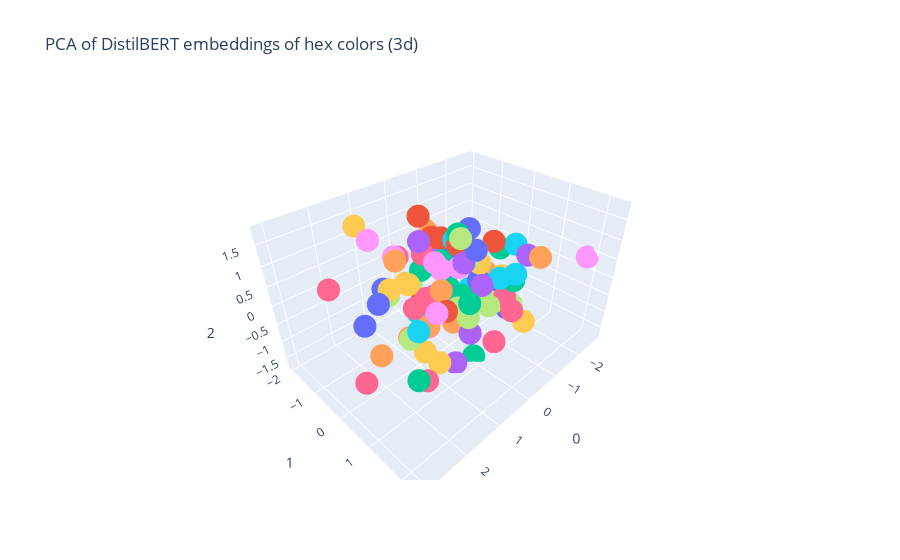

Notebook code cell kept with this figure:
### Code cell
# plot 3d results with plotly
fig = px.scatter_3d(
    hex_pca3d, x=0, y=1, z=2, color=hex_colors,
    labels={'color': 'hex color'},
    title='PCA of DistilBERT embeddings of hex colors (3d)'
)

# hide legend
fig.update_layout(showlegend=False)
fig.show()

### Figure 1 — Plotly figure (JSON) as saved in the notebook; plotly's stock layout.template omitted (floating-point values rounded to 4 significant figures)
{"data": [{"hovertemplate": "hex color=#016B75<br>0=%{x}<br>1=%{y}<br>2=%{z}<extra></extra>", "legendgroup": "#016B75", "marker": {"color": "#636efa", "symbol": "circle"}, "mode": "markers", "name": "#016B75", "scene": "scene", "showlegend": true, "type": "scatter3d", "x": [-1.174], "y": [0.7906], "z": [-0.8414]}, {"hovertemplate": "hex color=#319C04<br>0=%{x}<br>1=%{y}<br>2=%{z}<extra></extra>", "legendgroup": "#319C04", "marker": {"color": "#EF553B", "symbol": "circle"}, "mode": "markers", "name": "#319C04", "scene": "scene", "showlegend": true, "type": "scatter3d", "x": [-0.213], "y": [0.03214], "z": [0.999]}, {"hovertemplate": "hex color=#4D1630<br>0=%{x}<br>1=%{y}<br>2=%{z}<extra></extra>", "legendgroup": "#4D1630", "marker": {"color": "#00cc96", "symbol": "circle"}, "mode": "markers", "name": "#4D1630", "scene": "scene", "showlegend": true, "type": "scatter3d", "x": [-0.3333], "y": [-0.6192], "z": [0.2614]}, {"hovertemplate": "hex color=#A1BF45<br>0=%{x}<br>1=%{y}<br>2=%{z}<extra></extra>", "legendgroup": "#A1BF45", "marker": {"color": "#ab63fa", "symbol": "circle"}, "mode": "markers", "name": "#A1BF45", "scene": "scene", "showlegend": true, "type": "scatter3d", "x": [-0.3462], "y": [-1.041], "z": [0.5747]}, {"hovertemplate": "hex color=#B75DC2<br>0=%{x}<br>1=%{y}<br>2=%{z}<extra></extra>", "legendgroup": "#B75DC2", "marker": {"color": "#FFA15A", "symbol": "circle"}, "mode": "markers", "name": "#B75DC2", "scene": "scene", "showlegend": true, "type": "scatter3d", "x": [0.2982], "y": [0.03812], "z": [0.03028]}, {"hovertemplate": "hex color=#9FB278<br>0=%{x}<br>1=%{y}<br>2=%{z}<extra></extra>", "legendgroup": "#9FB278", "marker": {"color": "#19d3f3", "symbol": "circle"}, "mode": "markers", "name": "#9FB278", "scene": "scene", "showlegend": true, "type": "scatter3d", "x": [-0.9708], "y": [-0.4139], "z": [0.414]}, {"hovertemplate": "hex color=#B1A35F<br>0=%{x}<br>1=%{y}<br>2=%{z}<extra></extra>", "legendgroup": "#B1A35F", "marker": {"color": "#FF6692", "symbol": "circle"}, "mode": "markers", "name": "#B1A35F", "scene": "scene", "showlegend": true, "type": "scatter3d", "x": [0.5533], "y": [-0.6273], "z": [-0.692]}, {"hovertemplate": "hex color=#17FCA4<br>0=%{x}<br>1=%{y}<br>2=%{z}<extra></extra>", "legendgroup": "#17FCA4", "marker": {"color": "#B6E880", "symbol": "circle"}, "mode": "markers", "name": "#17FCA4", "scene": "scene", "showlegend": true, "type": "scatter3d", "x": [0.752], "y": [-1.338], "z": [-0.582]}, {"hovertemplate": "hex color=#C1EA3F<br>0=%{x}<br>1=%{y}<br>2=%{z}<extra></extra>", "legendgroup": "#C1EA3F", "marker": {"color": "#FF97FF", "symbol": "circle"}, "mode": "markers", "name": "#C1EA3F", "scene": "scene", "showlegend": true, "type": "scatter3d", "x": [1.446], "y": [-0.9214], "z": [1.384]}, {"hovertemplate": "hex color=#5B76FD<br>0=%{x}<br>1=%{y}<br>2=%{z}<extra></extra>", "legendgroup": "#5B76FD", "marker": {"color": "#FECB52", "symbol": "circle"}, "mode": "markers", "name": "#5B76FD", "scene": "scene", "showlegend": true, "type": "scatter3d", "x": [1.097], "y": [0.3354], "z": [-1.105]}, {"hovertemplate": "hex color=#AEB607<br>0=%{x}<br>1=%{y}<br>2=%{z}<extra></extra>", "legendgroup": "#AEB607", "marker": {"color": "#636efa", "symbol": "circle"}, "mode": "markers", "name": "#AEB607", "scene": "scene", "showlegend": true, "type": "scatter3d", "x": [-0.3299], "y": [0.4798], "z": [0.9954]}, {"hovertemplate": "hex color=#B71F50<br>0=%{x}<br>1=%{y}<br>2=%{z}<extra></extra>", "legendgroup": "#B71F50", "marker": {"color": "#EF553B", "symbol": "circle"}, "mode": "markers", "name": "#B71F50", "scene": "scene", "showlegend": true, "type": "scatter3d", "x": [0.8654], "y": [0.7801], "z": [0.1657]}, {"hovertemplate": "hex color=#AFD624<br>0=%{x}<br>1=%{y}<br>2=%{z}<extra></extra>", "legendgroup": "#AFD624", "marker": {"color": "#00cc96", "symbol": "circle"}, "mode": "markers", "name": "#AFD624", "scene": "scene", "showlegend": true, "type": "scatter3d", "x": [-0.1738], "y": [0.0771], "z": [1.298]}, {"hovertemplate": "hex color=#CEA521<br>0=%{x}<br>1=%{y}<br>2=%{z}<extra></extra>", "legendgroup": "#CEA521", "marker": {"color": "#ab63fa", "symbol": "circle"}, "mode": "markers", "name": "#CEA521", "scene": "scene", "showlegend": true, "type": "scatter3d", "x": [-0.05086], "y": [0.3899], "z": [0.7612]}, {"hovertemplate": "hex color=#C64073<br>0=%{x}<br>1=%{y}<br>2=%{z}<extra></extra>", "legendgroup": "#C64073", "marker": {"color": "#FFA15A", "symbol": "circle"}, "mode": "markers", "name": "#C64073", "scene": "scene", "showlegend": true, "type": "scatter3d", "x": [0.09269], "y": [2.352], "z": [1.8]}, {"hovertemplate": "hex color=#01C59A<br>0=%{x}<br>1=%{y}<br>2=%{z}<extra></extra>", "legendgroup": "#01C59A", "marker": {"color": "#19d3f3", "symbol": "circle"}, "mode": "markers", "name": "#01C59A", "scene": "scene", "showlegend": true, "type": "scatter3d", "x": [-0.7382], "y": [-0.06424], "z": [-0.4759]}, {"hovertemplate": "hex color=#B847A6<br>0=%{x}<br>1=%{y}<br>2=%{z}<extra></extra>", "legendgroup": "#B847A6", "marker": {"color": "#FF6692", "symbol": "circle"}, "mode": "markers", "name": "#B847A6", "scene": "scene", "showlegend": true, "type": "scatter3d", "x": [0.3399], "y": [1.656], "z": [-0.4413]}, {"hovertemplate": "hex color=#AFE746<br>0=%{x}<br>1=%{y}<br>2=%{z}<extra></extra>", "legendgroup": "#AFE746", "marker": {"color": "#B6E880", "symbol": "circle"}, "mode": "markers", "name": "#AFE746", "scene": "scene", "showlegend": true, "type": "scatter3d", "x": [-0.03077], "y": [0.3007], "z": [1.327]}, {"hovertemplate": "hex color=#6DFE18<br>0=%{x}<br>1=%{y}<br>2=%{z}<extra></extra>", "legendgroup": "#6DFE18", "marker": {"color": "#FF97FF", "symbol": "circle"}, "mode": "markers", "name": "#6DFE18", "scene": "scene", "showlegend": true, "type": "scatter3d", "x": [0.1391], "y": [-1.841], "z": [0.04367]}, {"hovertemplate": "hex color=#DAF20C<br>0=%{x}<br>1=%{y}<br>2=%{z}<extra></extra>", "legendgroup": "#DAF20C", "marker": {"color": "#FECB52", "symbol": "circle"}, "mode": "markers", "name": "#DAF20C", "scene": "scene", "showlegend": true, "type": "scatter3d", "x": [1.331], "y": [-1.548], "z": [1.438]}, {"hovertemplate": "hex color=#819DBC<br>0=%{x}<br>1=%{y}<br>2=%{z}<extra></extra>", "legendgroup": "#819DBC", "marker": {"color": "#636efa", "symbol": "circle"}, "mode": "markers", "name": "#819DBC", "scene": "scene", "showlegend": true, "type": "scatter3d", "x": [-0.9728], "y": [0.02877], "z": [-0.295]}, {"hovertemplate": "hex color=#209E63<br>0=%{x}<br>1=%{y}<br>2=%{z}<extra></extra>", "legendgroup": "#209E63", "marker": {"color": "#EF553B", "symbol": "circle"}, "mode": "markers", "name": "#209E63", "scene": "scene", "showlegend": true, "type": "scatter3d", "x": [-1.167], "y": [-0.02884], "z": [-0.3795]}, {"hovertemplate": "hex color=#958DEB<br>0=%{x}<br>1=%{y}<br>2=%{z}<extra></extra>", "legendgroup": "#958DEB", "marker": {"color": "#00cc96", "symbol": "circle"}, "mode": "markers", "name": "#958DEB", "scene": "scene", "showlegend": true, "type": "scatter3d", "x": [-0.3063], "y": [-0.3483], "z": [-0.3625]}, {"hovertemplate": "hex color=#A05248<br>0=%{x}<br>1=%{y}<br>2=%{z}<extra></extra>", "legendgroup": "#A05248", "marker": {"color": "#ab63fa", "symbol": "circle"}, "mode": "markers", "name": "#A05248", "scene": "scene", "showlegend": true, "type": "scatter3d", "x": [-1.024], "y": [1.333], "z": [0.9431]}, {"hovertemplate": "hex color=#60FC17<br>0=%{x}<br>1=%{y}<br>2=%{z}<extra></extra>", "legendgroup": "#60FC17", "marker": {"color": "#FFA15A", "symbol": "circle"}, "mode": "markers", "name": "#60FC17", "scene": "scene", "showlegend": true, "type": "scatter3d", "x": [-1.102], "y": [-1.988], "z": [0.2596]}, {"hovertemplate": "hex color=#219E8A<br>0=%{x}<br>1=%{y}<br>2=%{z}<extra></extra>", "legendgroup": "#219E8A", "marker": {"color": "#19d3f3", "symbol": "circle"}, "mode": "markers", "name": "#219E8A", "scene": "scene", "showlegend": true, "type": "scatter3d", "x": [-0.176], "y": [-0.3774], "z": [-0.5681]}, {"hovertemplate": "hex color=#F9B6A3<br>0=%{x}<br>1=%{y}<br>2=%{z}<extra></extra>", "legendgroup": "#F9B6A3", "marker": {"color": "#FF6692", "symbol": "circle"}, "mode": "markers", "name": "#F9B6A3", "scene": "scene", "showlegend": true, "type": "scatter3d", "x": [1.864], "y": [1.253], "z": [-0.7707]}, {"hovertemplate": "hex color=#7D296F<br>0=%{x}<br>1=%{y}<br>2=%{z}<extra></extra>", "legendgroup": "#7D296F", "marker": {"color": "#B6E880", "symbol": "circle"}, "mode": "markers", "name": "#7D296F", "scene": "scene", "showlegend": true, "type": "scatter3d", "x": [-0.05713], "y": [0.2072], "z": [-0.5552]}, {"hovertemplate": "hex color=#613298<br>0=%{x}<br>1=%{y}<br>2=%{z}<extra></extra>", "legendgroup": "#613298", "marker": {"color": "#FF97FF", "symbol": "circle"}, "mode": "markers", "name": "#613298", "scene": "scene", "showlegend": true, "type": "scatter3d", "x": [-2.75], "y": [1.83], "z": [0.3732]}, {"hovertemplate": "hex color=#2058C9<br>0=%{x}<br>1=%{y}<br>2=%{z}<extra></extra>", "legendgroup": "#2058C9", "marker": {"color": "#FECB52", "symbol": "circle"}, "mode": "markers", "name": "#2058C9", "scene": "scene", "showlegend": true, "type": "scatter3d", "x": [-1.224], "y": [0.1126], "z": [-0.3694]}, {"hovertemplate": "hex color=#7650C1<br>0=%{x}<br>1=%{y}<br>2=%{z}<extra></extra>", "legendgroup": "#7650C1", "marker": {"color": "#636efa", "symbol": "circle"}, "mode": "markers", "name": "#7650C1", "scene": "scene", "showlegend": true, "type": "scatter3d", "x": [-1.161], "y": [0.3284], "z": [-0.5182]}, {"hovertemplate": "hex color=#16845F<br>0=%{x}<br>1=%{y}<br>2=%{z}<extra></extra>", "legendgroup": "#16845F", "marker": {"color": "#EF553B", "symbol": "circle"}, "mode": "markers", "name": "#16845F", "scene": "scene", "showlegend": true, "type": "scatter3d", "x": [-1.065], "y": [-1.529], "z": [0.1158]}, {"hovertemplate": "hex color=#5931AD<br>0=%{x}<br>1=%{y}<br>2=%{z}<extra></extra>", "legendgroup": "#5931AD", "marker": {"color": "#00cc96", "symbol": "circle"}, "mode": "markers", "name": "#5931AD", "scene": "scene", "showlegend": true, "type": "scatter3d", "x": [-2.365], "y": [-0.4653], "z": [-0.1635]}, {"hovertemplate": "hex color=#F6985E<br>0=%{x}<br>1=%{y}<br>2=%{z}<extra></extra>", "legendgroup": "#F6985E", "marker": {"color": "#ab63fa", "symbol": "circle"}, "mode": "markers", "name": "#F6985E", "scene": "scene", "showlegend": true, "type": "scatter3d", "x": [-0.2347], "y": [0.772], "z": [0.2724]}, {"hovertemplate": "hex color=#62D81F<br>0=%{x}<br>1=%{y}<br>2=%{z}<extra></extra>", "legendgroup": "#62D81F", "marker": {"color": "#FFA15A", "symbol": "circle"}, "mode": "markers", "name": "#62D81F", "scene": "scene", "showlegend": true, "type": "scatter3d", "x": [-0.4838], "y": [0.3036], "z": [-0.5751]}, {"hovertemplate": "hex color=#0391EA<br>0=%{x}<br>1=%{y}<br>2=%{z}<extra></extra>", "legendgroup": "#0391EA", "marker": {"color": "#19d3f3", "symbol": "circle"}, "mode": "markers", "name": "#0391EA", "scene": "scene", "showlegend": true, "type": "scatter3d", "x": [-1.898], "y": [0.3749], "z": [0.4749]}, {"hovertemplate": "hex color=#5E10AF<br>0=%{x}<br>1=%{y}<br>2=%{z}<extra></extra>", "legendgroup": "#5E10AF", "marker": {"color": "#FF6692", "symbol": "circle"}, "mode": "markers", "name": "#5E10AF", "scene": "scene", "showlegend": true, "type": "scatter3d", "x": [0.005705], "y": [-1.863], "z": [-0.02896]}, {"hovertemplate": "hex color=#4EFA57<br>0=%{x}<br>1=%{y}<br>2=%{z}<extra></extra>", "legendgroup": "#4EFA57", "marker": {"color": "#B6E880", "symbol": "circle"}, "mode": "markers", "name": "#4EFA57", "scene": "scene", "showlegend": true, "type": "scatter3d", "x": [0.1361], "y": [-1.201], "z": [-0.4726]}, {"hovertemplate": "hex color=#5DC76E<br>0=%{x}<br>1=%{y}<br>2=%{z}<extra></extra>", "legendgroup": "#5DC76E", "marker": {"color": "#FF97FF", "symbol": "circle"}, "mode": "markers", "name": "#5DC76E", "scene": "scene", "showlegend": true, "type": "scatter3d", "x": [-0.06096], "y": [0.02495], "z": [-0.7505]}, {"hovertemplate": "hex color=#6A9382<br>0=%{x}<br>1=%{y}<br>2=%{z}<extra></extra>", "legendgroup": "#6A9382", "marker": {"color": "#FECB52", "symbol": "circle"}, "mode": "markers", "name": "#6A9382", "scene": "scene", "showlegend": true, "type": "scatter3d", "x": [-1.146], "y": [1.332], "z": [-0.9362]}, {"hovertemplate": "hex color=#7ADB3F<br>0=%{x}<br>1=%{y}<br>2=%{z}<extra></extra>", "legendgroup": "#7ADB3F", "marker": {"color": "#636efa", "symbol": "circle"}, "mode": "markers", "name": "#7ADB3F", "scene": "scene", "showlegend": true, "type": "scatter3d", "x": [1.836], "y": [-0.8336], "z": [-0.6078]}, {"hovertemplate": "hex color=#A903DF<br>0=%{x}<br>1=%{y}<br>2=%{z}<extra></extra>", "legendgroup": "#A903DF", "marker": {"color": "#EF553B", "symbol": "circle"}, "mode": "markers", "name": "#A903DF", "scene": "scene", "showlegend": true, "type": "scatter3d", "x": [0.4985], "y": [-0.4084], "z": [1.777]}, {"hovertemplate": "hex color=#1D398C<br>0=%{x}<br>1=%{y}<br>2=%{z}<extra></extra>", "legendgroup": "#1D398C", "marker": {"color": "#00cc96", "symbol": "circle"}, "mode": "markers", "name": "#1D398C", "scene": "scene", "showlegend": true, "type": "scatter3d", "x": [-0.2483], "y": [0.1425], "z": [-0.3188]}, {"hovertemplate": "hex color=#A75C9B<br>0=%{x}<br>1=%{y}<br>2=%{z}<extra></extra>", "legendgroup": "#A75C9B", "marker": {"color": "#ab63fa", "symbol": "circle"}, "mode": "markers", "name": "#A75C9B", "scene": "scene", "showlegend": true, "type": "scatter3d", "x": [0.3775], "y": [1.017], "z": [-0.5768]}, {"hovertemplate": "hex color=#3FC60D<br>0=%{x}<br>1=%{y}<br>2=%{z}<extra></extra>", "legendgroup": "#3FC60D", "marker": {"color": "#FFA15A", "symbol": "circle"}, "mode": "markers", "name": "#3FC60D", "scene": "scene", "showlegend": true, "type": "scatter3d", "x": [0.1957], "y": [-1.719], "z": [-0.002242]}, {"hovertemplate": "hex color=#67DEB5<br>0=%{x}<br>1=%{y}<br>2=%{z}<extra></extra>", "legendgroup": "#67DEB5", "marker": {"color": "#19d3f3", "symbol": "circle"}, "mode": "markers", "name": "#67DEB5", "scene": "scene", "showlegend": true, "type": "scatter3d", "x": [0.4986], "y": [-0.5743], "z": [-0.8158]}, {"hovertemplate": "hex color=#C7D4FE<br>0=%{x}<br>1=%{y}<br>2=%{z}<extra></extra>", "legendgroup": "#C7D4FE", "marker": {"color": "#FF6692", "symbol": "circle"}, "mode": "markers", "name": "#C7D4FE", "scene": "scene", "showlegend": true, "type": "scatter3d", "x": [2.803], "y": [-0.3217], "z": [1.122]}, {"hovertemplate": "hex color=#29364B<br>0=%{x}<br>1=%{y}<br>2=%{z}<extra></extra>", "legendgroup": "#29364B", "marker": {"color": "#B6E880", "symbol": "circle"}, "mode": "markers", "name": "#29364B", "scene": "scene", "showlegend": true, "type": "scatter3d", "x": [-0.9219], "y": [-0.2838], "z": [0.1718]}, {"hovertemplate": "hex color=#D64B9C<br>0=%{x}<br>1=%{y}<br>2=%{z}<extra></extra>", "legendgroup": "#D64B9C", "marker": {"color": "#FF97FF", "symbol": "circle"}, "mode": "markers", "name": "#D64B9C", "scene": "scene", "showlegend": true, "type": "scatter3d", "x": [1.137], "y": [0.7839], "z": [0.2631]}, {"hovertemplate": "hex color=#FD12E7<br>0=%{x}<br>1=%{y}<br>2=%{z}<extra></extra>", "legendgroup": "#FD12E7", "marker": {"color": "#FECB52", "symbol": "circle"}, "mode": "markers", "name": "#FD12E7", "scene": "scene", "showlegend": true, "type": "scatter3d", "x": [1.168], "y": [-0.02397], "z": [0.589]}, {"hovertemplate": "hex color=#34FDAB<br>0=%{x}<br>1=%{y}<br>2=%{z}<extra></extra>", "legendgroup": "#34FDAB", "marker": {"color": "#636efa", "symbol": "circle"}, "mode": "markers", "name": "#34FDAB", "scene": "scene", "showlegend": true, "type": "scatter3d", "x": [0.6094], "y": [-1.753], "z": [-0.6639]}, {"hovertemplate": "hex color=#E90D12<br>0=%{x}<br>1=%{y}<br>2=%{z}<extra></extra>", "legendgroup": "#E90D12", "marker": {"color": "#EF553B", "symbol": "circle"}, "mode": "markers", "name": "#E90D12", "scene": "scene", "showlegend": true, "type": "scatter3d", "x": [-0.04907], "y": [-0.6304], "z": [0.995]}, {"hovertemplate": "hex color=#BD76E4<br>0=%{x}<br>1=%{y}<br>2=%{z}<extra></extra>", "legendgroup": "#BD76E4", "marker": {"color": "#00cc96", "symbol": "circle"}, "mode": "markers", "name": "#BD76E4", "scene": "scene", "showlegend": true, "type": "scatter3d", "x": [2.252], "y": [1.456], "z": [-0.3295]}, {"hovertemplate": "hex color=#96A2B5<br>0=%{x}<br>1=%{y}<br>2=%{z}<extra></extra>", "legendgroup": "#96A2B5", "marker": {"color": "#ab63fa", "symbol": "circle"}, "mode": "markers", "name": "#96A2B5", "scene": "scene", "showlegend": true, "type": "scatter3d", "x": [0.4698], "y": [0.6804], "z": [-1.631]}, {"hovertemplate": "hex color=#E1B7F2<br>0=%{x}<br>1=%{y}<br>2=%{z}<extra></extra>", "legendgroup": "#E1B7F2", "marker": {"color": "#FFA15A", "symbol": "circle"}, "mode": "markers", "name": "#E1B7F2", "scene": "scene", "showlegend": true, "type": "scatter3d", "x": [2.479], "y": [0.6679], "z": [-0.07412]}, {"hovertemplate": "hex color=#A8B6DF<br>0=%{x}<br>1=%{y}<br>2=%{z}<extra></extra>", "legendgroup": "#A8B6DF", "marker": {"color": "#19d3f3", "symbol": "circle"}, "mode": "markers", "name": "#A8B6DF", "scene": "scene", "showlegend": true, "type": "scatter3d", "x": [1.51], "y": [0.6303], "z": [-0.08566]}, {"hovertemplate": "hex color=#DE825C<br>0=%{x}<br>1=%{y}<br>2=%{z}<extra></extra>", "legendgroup": "#DE825C", "marker": {"color": "#FF6692", "symbol": "circle"}, "mode": "markers", "name": "#DE825C", "scene": "scene", "showlegend": true, "type": "scatter3d", "x": [0.326], "y": [-0.5217], "z": [0.757]}, {"hovertemplate": "hex color=#3086B9<br>0=%{x}<br>1=%{y}<br>2=%{z}<extra></extra>", "legendgroup": "#3086B9", "marker": {"color": "#B6E880", "symbol": "circle"}, "mode": "markers", "name": "#3086B9", "scene": "scene", "showlegend": true, "type": "scatter3d", "x": [-0.9839], "y": [0.5108], "z": [-0.7165]}, {"hovertemplate": "hex color=#F529AB<br>0=%{x}<br>1=%{y}<br>2=%{z}<extra></extra>", "legendgroup": "#F529AB", "marker": {"color": "#FF97FF", "symbol": "circle"}, "mode": "markers", "name": "#F529AB", "scene": "scene", "showlegend": true, "type": "scatter3d", "x": [-0.19], "y": [0.1011], "z": [0.4497]}, {"hovertemplate": "hex color=#54F3EC<br>0=%{x}<br>1=%{y}<br>2=%{z}<extra></extra>", "legendgroup": "#54F3EC", "marker": {"color": "#FECB52", "symbol": "circle"}, "mode": "markers", "name": "#54F3EC", "scene": "scene", "showlegend": true, "type": "scatter3d", "x": [0.1296], "y": [-1.442], "z": [-0.5625]}, {"hovertemplate": "hex color=#74FAC8<br>0=%{x}<br>1=%{y}<br>2=%{z}<extra></extra>", "legendgroup": "#74FAC8", "marker": {"color": "#636efa", "symbol": "circle"}, "mode": "markers", "name": "#74FAC8", "scene": "scene", "showlegend": true, "type": "scatter3d", "x": [-0.3129], "y": [-0.9043], "z": [0.02763]}, {"hovertemplate": "hex color=#FA839E<br>0=%{x}<br>1=%{y}<br>2=%{z}<extra></extra>", "legendgroup": "#FA839E", "marker": {"color": "#EF553B", "symbol": "circle"}, "mode": "markers", "name": "#FA839E", "scene": "scene", "showlegend": true, "type": "scatter3d", "x": [-0.1342], "y": [-0.4074], "z": [1.032]}, {"hovertemplate": "hex color=#BA8562<br>0=%{x}<br>1=%{y}<br>2=%{z}<extra></extra>", "legendgroup": "#BA8562", "marker": {"color": "#00cc96", "symbol": "circle"}, "mode": "markers", "name": "#BA8562", "scene": "scene", "showlegend": true, "type": "scatter3d", "x": [-1.011], "y": [1.039], "z": [0.154]}, {"hovertemplate": "hex color=#F920BE<br>0=%{x}<br>1=%{y}<br>2=%{z}<extra></extra>", "legendgroup": "#F920BE", "marker": {"color": "#ab63fa", "symbol": "circle"}, "mode": "markers", "name": "#F920BE", "scene": "scene", "showlegend": true, "type": "scatter3d", "x": [0.4652], "y": [-0.4685], "z": [1.149]}, {"hovertemplate": "hex color=#20973F<br>0=%{x}<br>1=%{y}<br>2=%{z}<extra></extra>", "legendgroup": "#20973F", "marker": {"color": "#FFA15A", "symbol": "circle"}, "mode": "markers", "name": "#20973F", "scene": "scene", "showlegend": true, "type": "scatter3d", "x": [-1.229], "y": [0.02667], "z": [-0.1698]}, {"hovertemplate": "hex color=#DAC279<br>0=%{x}<br>1=%{y}<br>2=%{z}<extra></extra>", "legendgroup": "#DAC279", "marker": {"color": "#19d3f3", "symbol": "circle"}, "mode": "markers", "name": "#DAC279", "scene": "scene", "showlegend": true, "type": "scatter3d", "x": [-0.2268], "y": [-0.08426], "z": [1.068]}, {"hovertemplate": "hex color=#A97C02<br>0=%{x}<br>1=%{y}<br>2=%{z}<extra></extra>", "legendgroup": "#A97C02", "marker": {"color": "#FF6692", "symbol": "circle"}, "mode": "markers", "name": "#A97C02", "scene": "scene", "showlegend": true, "type": "scatter3d", "x": [0.1258], "y": [1.876], "z": [0.3764]}, {"hovertemplate": "hex color=#69B4F1<br>0=%{x}<br>1=%{y}<br>2=%{z}<extra></extra>", "legendgroup": "#69B4F1", "marker": {"color": "#B6E880", "symbol": "circle"}, "mode": "markers", "name": "#69B4F1", "scene": "scene", "showlegend": true, "type": "scatter3d", "x": [1.311], "y": [0.1086], "z": [-0.7329]}, {"hovertemplate": "hex color=#BF934D<br>0=%{x}<br>1=%{y}<br>2=%{z}<extra></extra>", "legendgroup": "#BF934D", "marker": {"color": "#FF97FF", "symbol": "circle"}, "mode": "markers", "name": "#BF934D", "scene": "scene", "showlegend": true, "type": "scatter3d", "x": [-0.1349], "y": [-0.4263], "z": [0.1924]}, {"hovertemplate": "hex color=#15C290<br>0=%{x}<br>1=%{y}<br>2=%{z}<extra></extra>", "legendgroup": "#15C290", "marker": {"color": "#FECB52", "symbol": "circle"}, "mode": "markers", "name": "#15C290", "scene": "scene", "showlegend": true, "type": "scatter3d", "x": [-1.114], "y": [-0.07617], "z": [0.08452]}, {"hovertemplate": "hex color=#24AD70<br>0=%{x}<br>1=%{y}<br>2=%{z}<extra></extra>", "legendgroup": "#24AD70", "marker": {"color": "#636efa", "symbol": "circle"}, "mode": "markers", "name": "#24AD70", "scene": "scene", "showlegend": true, "type": "scatter3d", "x": [-1.074], "y": [-1.095], "z": [-0.1817]}, {"hovertemplate": "hex color=#08CE7F<br>0=%{x}<br>1=%{y}<br>2=%{z}<extra></extra>", "legendgroup": "#08CE7F", "marker": {"color": "#EF553B", "symbol": "circle"}, "mode": "markers", "name": "#08CE7F", "scene": "scene", "showlegend": true, "type": "scatter3d", "x": [-0.1337], "y": [-1.09], "z": [0.5575]}, {"hovertemplate": "hex color=#1698F5<br>0=%{x}<br>1=%{y}<br>2=%{z}<extra></extra>", "legendgroup": "#1698F5", "marker": {"color": "#00cc96", "symbol": "circle"}, "mode": "markers", "name": "#1698F5", "scene": "scene", "showlegend": true, "type": "scatter3d", "x": [0.2344], "y": [-0.7128], "z": [0.2006]}, {"hovertemplate": "hex color=#75B6EF<br>0=%{x}<br>1=%{y}<br>2=%{z}<extra></extra>", "legendgroup": "#75B6EF", "marker": {"color": "#ab63fa", "symbol": "circle"}, "mode": "markers", "name": "#75B6EF", "scene": "scene", "showlegend": true, "type": "scatter3d", "x": [-0.09634], "y": [-0.5917], "z": [-0.627]}, {"hovertemplate": "hex color=#C462BD<br>0=%{x}<br>1=%{y}<br>2=%{z}<extra></extra>", "legendgroup": "#C462BD", "marker": {"color": "#FFA15A", "symbol": "circle"}, "mode": "markers", "name": "#C462BD", "scene": "scene", "showlegend": true, "type": "scatter3d", "x": [1.27], "y": [0.6743], "z": [-0.05339]}, {"hovertemplate": "hex color=#1045EC<br>0=%{x}<br>1=%{y}<br>2=%{z}<extra></extra>", "legendgroup": "#1045EC", "marker": {"color": "#19d3f3", "symbol": "circle"}, "mode": "markers", "name": "#1045EC", "scene": "scene", "showlegend": true, "type": "scatter3d", "x": [-1.275], "y": [-1.23], "z": [0.1131]}, {"hovertemplate": "hex color=#891B30<br>0=%{x}<br>1=%{y}<br>2=%{z}<extra></extra>", "legendgroup": "#891B30", "marker": {"color": "#FF6692", "symbol": "circle"}, "mode": "markers", "name": "#891B30", "scene": "scene", "showlegend": true, "type": "scatter3d", "x": [-1.215], "y": [0.6756], "z": [-0.5984]}, {"hovertemplate": "hex color=#752A31<br>0=%{x}<br>1=%{y}<br>2=%{z}<extra></extra>", "legendgroup": "#752A31", "marker": {"color": "#B6E880", "symbol": "circle"}, "mode": "markers", "name": "#752A31", "scene": "scene", "showlegend": true, "type": "scatter3d", "x": [-1.47], "y": [0.7032], "z": [-0.9378]}, {"hovertemplate": "hex color=#83D175<br>0=%{x}<br>1=%{y}<br>2=%{z}<extra></extra>", "legendgroup": "#83D175", "marker": {"color": "#FF97FF", "symbol": "circle"}, "mode": "markers", "name": "#83D175", "scene": "scene", "showlegend": true, "type": "scatter3d", "x": [-1.136], "y": [-0.01647], "z": [-0.2418]}, {"hovertemplate": "hex color=#9B6580<br>0=%{x}<br>1=%{y}<br>2=%{z}<extra></extra>", "legendgroup": "#9B6580", "marker": {"color": "#FECB52", "symbol": "circle"}, "mode": "markers", "name": "#9B6580", "scene": "scene", "showlegend": true, "type": "scatter3d", "x": [-1.332], "y": [0.451], "z": [-0.1375]}, {"hovertemplate": "hex color=#5F6AEC<br>0=%{x}<br>1=%{y}<br>2=%{z}<extra></extra>", "legendgroup": "#5F6AEC", "marker": {"color": "#636efa", "symbol": "circle"}, "mode": "markers", "name": "#5F6AEC", "scene": "scene", "showlegend": true, "type": "scatter3d", "x": [1.185], "y": [-1.176], "z": [-0.5255]}, {"hovertemplate": "hex color=#38C7FD<br>0=%{x}<br>1=%{y}<br>2=%{z}<extra></extra>", "legendgroup": "#38C7FD", "marker": {"color": "#EF553B", "symbol": "circle"}, "mode": "markers", "name": "#38C7FD", "scene": "scene", "showlegend": true, "type": "scatter3d", "x": [0.3044], "y": [-0.6156], "z": [-0.5623]}, {"hovertemplate": "hex color=#E9D763<br>0=%{x}<br>1=%{y}<br>2=%{z}<extra></extra>", "legendgroup": "#E9D763", "marker": {"color": "#00cc96", "symbol": "circle"}, "mode": "markers", "name": "#E9D763", "scene": "scene", "showlegend": true, "type": "scatter3d", "x": [0.6531], "y": [1.225], "z": [0.4893]}, {"hovertemplate": "hex color=#7E432F<br>0=%{x}<br>1=%{y}<br>2=%{z}<extra></extra>", "legendgroup": "#7E432F", "marker": {"color": "#ab63fa", "symbol": "circle"}, "mode": "markers", "name": "#7E432F", "scene": "scene", "showlegend": true, "type": "scatter3d", "x": [-0.1248], "y": [-0.01827], "z": [-0.3941]}, {"hovertemplate": "hex color=#72E8C3<br>0=%{x}<br>1=%{y}<br>2=%{z}<extra></extra>", "legendgroup": "#72E8C3", "marker": {"color": "#FFA15A", "symbol": "circle"}, "mode": "markers", "name": "#72E8C3", "scene": "scene", "showlegend": true, "type": "scatter3d", "x": [0.1686], "y": [0.2973], "z": [-0.7989]}, {"hovertemplate": "hex color=#F84071<br>0=%{x}<br>1=%{y}<br>2=%{z}<extra></extra>", "legendgroup": "#F84071", "marker": {"color": "#19d3f3", "symbol": "circle"}, "mode": "markers", "name": "#F84071", "scene": "scene", "showlegend": true, "type": "scatter3d", "x": [-0.353], "y": [1.543], "z": [0.8667]}, {"hovertemplate": "hex color=#C3A5E4<br>0=%{x}<br>1=%{y}<br>2=%{z}<extra></extra>", "legendgroup": "#C3A5E4", "marker": {"color": "#FF6692", "symbol": "circle"}, "mode": "markers", "name": "#C3A5E4", "scene": "scene", "showlegend": true, "type": "scatter3d", "x": [3.055], "y": [0.9599], "z": [-0.1651]}, {"hovertemplate": "hex color=#3C7654<br>0=%{x}<br>1=%{y}<br>2=%{z}<extra></extra>", "legendgroup": "#3C7654", "marker": {"color": "#B6E880", "symbol": "circle"}, "mode": "markers", "name": "#3C7654", "scene": "scene", "showlegend": true, "type": "scatter3d", "x": [-0.3825], "y": [0.8691], "z": [-0.311]}, {"hovertemplate": "hex color=#C05D28<br>0=%{x}<br>1=%{y}<br>2=%{z}<extra></extra>", "legendgroup": "#C05D28", "marker": {"color": "#FF97FF", "symbol": "circle"}, "mode": "markers", "name": "#C05D28", "scene": "scene", "showlegend": true, "type": "scatter3d", "x": [0.9547], "y": [0.5504], "z": [1.282]}, {"hovertemplate": "hex color=#267F5C<br>0=%{x}<br>1=%{y}<br>2=%{z}<extra></extra>", "legendgroup": "#267F5C", "marker": {"color": "#FECB52", "symbol": "circle"}, "mode": "markers", "name": "#267F5C", "scene": "scene", "showlegend": true, "type": "scatter3d", "x": [0.8208], "y": [-1.2], "z": [-0.3103]}, {"hovertemplate": "hex color=#CB1865<br>0=%{x}<br>1=%{y}<br>2=%{z}<extra></extra>", "legendgroup": "#CB1865", "marker": {"color": "#636efa", "symbol": "circle"}, "mode": "markers", "name": "#CB1865", "scene": "scene", "showlegend": true, "type": "scatter3d", "x": [-1.217], "y": [-0.5434], "z": [0.8101]}, {"hovertemplate": "hex color=#CF9514<br>0=%{x}<br>1=%{y}<br>2=%{z}<extra></extra>", "legendgroup": "#CF9514", "marker": {"color": "#EF553B", "symbol": "circle"}, "mode": "markers", "name": "#CF9514", "scene": "scene", "showlegend": true, "type": "scatter3d", "x": [-0.6986], "y": [0.6561], "z": [1.139]}, {"hovertemplate": "hex color=#923E6B<br>0=%{x}<br>1=%{y}<br>2=%{z}<extra></extra>", "legendgroup": "#923E6B", "marker": {"color": "#00cc96", "symbol": "circle"}, "mode": "markers", "name": "#923E6B", "scene": "scene", "showlegend": true, "type": "scatter3d", "x": [-0.06109], "y": [0.7593], "z": [-1.715]}, {"hovertemplate": "hex color=#42D56C<br>0=%{x}<br>1=%{y}<br>2=%{z}<extra></extra>", "legendgroup": "#42D56C", "marker": {"color": "#ab63fa", "symbol": "circle"}, "mode": "markers", "name": "#42D56C", "scene": "scene", "showlegend": true, "type": "scatter3d", "x": [-0.4751], "y": [-0.7043], "z": [-1.203]}, {"hovertemplate": "hex color=#76F2BD<br>0=%{x}<br>1=%{y}<br>2=%{z}<extra></extra>", "legendgroup": "#76F2BD", "marker": {"color": "#FFA15A", "symbol": "circle"}, "mode": "markers", "name": "#76F2BD", "scene": "scene", "showlegend": true, "type": "scatter3d", "x": [0.9242], "y": [-0.416], "z": [-1.252]}, {"hovertemplate": "hex color=#E7029A<br>0=%{x}<br>1=%{y}<br>2=%{z}<extra></extra>", "legendgroup": "#E7029A", "marker": {"color": "#19d3f3", "symbol": "circle"}, "mode": "markers", "name": "#E7029A", "scene": "scene", "showlegend": true, "type": "scatter3d", "x": [-0.787], "y": [0.8137], "z": [0.2213]}, {"hovertemplate": "hex color=#8F49C3<br>0=%{x}<br>1=%{y}<br>2=%{z}<extra></extra>", "legendgroup": "#8F49C3", "marker": {"color": "#FF6692", "symbol": "circle"}, "mode": "markers", "name": "#8F49C3", "scene": "scene", "showlegend": true, "type": "scatter3d", "x": [0.5035], "y": [-0.2575], "z": [-0.2311]}, {"hovertemplate": "hex color=#A6D253<br>0=%{x}<br>1=%{y}<br>2=%{z}<extra></extra>", "legendgroup": "#A6D253", "marker": {"color": "#B6E880", "symbol": "circle"}, "mode": "markers", "name": "#A6D253", "scene": "scene", "showlegend": true, "type": "scatter3d", "x": [0.5109], "y": [1.073], "z": [-0.03412]}, {"hovertemplate": "hex color=#1F0B82<br>0=%{x}<br>1=%{y}<br>2=%{z}<extra></extra>", "legendgroup": "#1F0B82", "marker": {"color": "#FF97FF", "symbol": "circle"}, "mode": "markers", "name": "#1F0B82", "scene": "scene", "showlegend": true, "type": "scatter3d", "x": [1.235], "y": [0.6313], "z": [-0.1284]}, {"hovertemplate": "hex color=#1AC9B3<br>0=%{x}<br>1=%{y}<br>2=%{z}<extra></extra>", "legendgroup": "#1AC9B3", "marker": {"color": "#FECB52", "symbol": "circle"}, "mode": "markers", "name": "#1AC9B3", "scene": "scene", "showlegend": true, "type": "scatter3d", "x": [1.011], "y": [0.7058], "z": [-1.242]}], "layout": {"legend": {"title": {"text": "hex color"}, "tracegroupgap": 0}, "scene": {"domain": {"x": [0, 1], "y": [0, 1]}, "xaxis": {"title": {"text": "0"}}, "yaxis": {"title": {"text": "1"}}, "zaxis": {"title": {"text": "2"}}}, "showlegend": false, "title": {"text": "PCA of DistilBERT embeddings of hex colors (3d)"}}}
